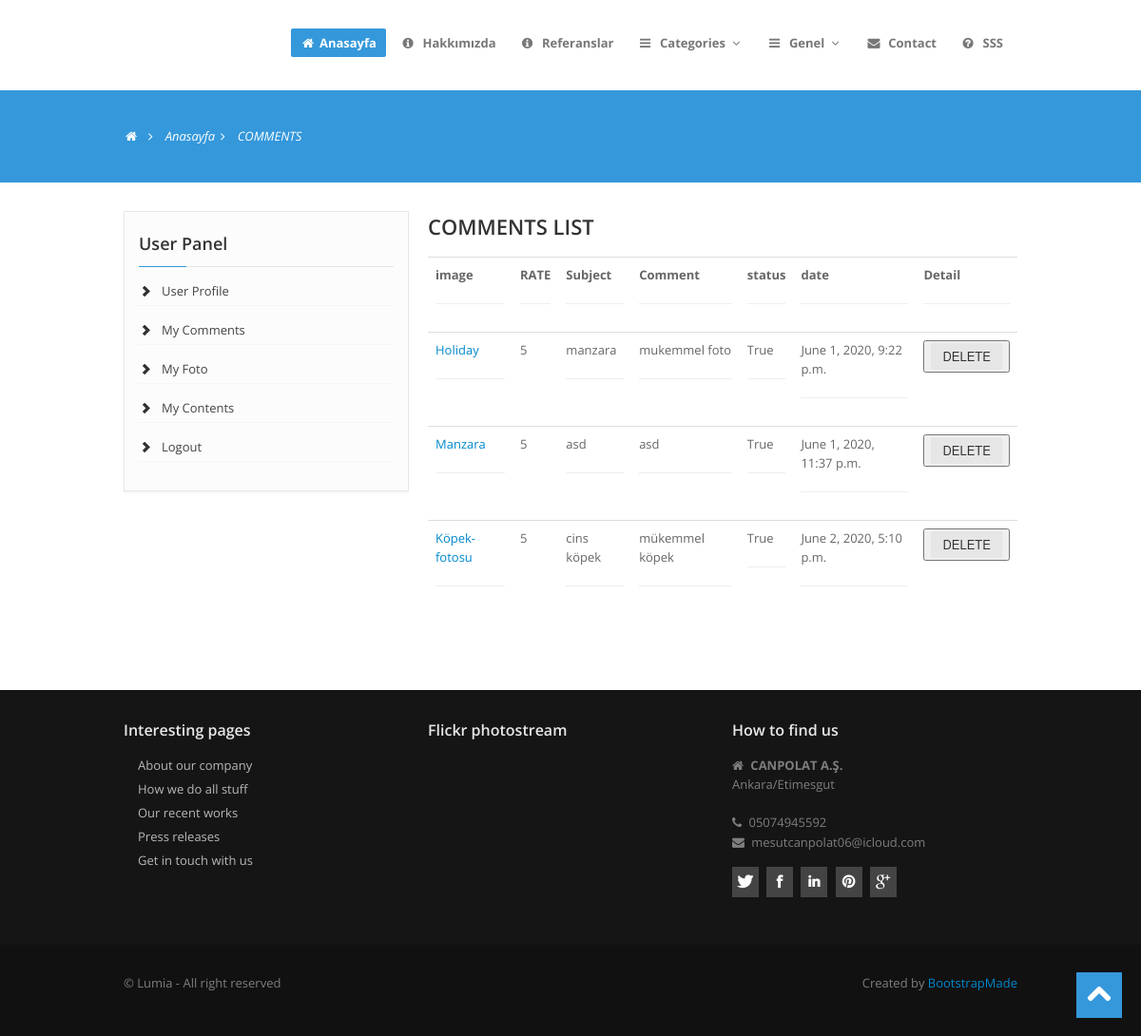
/user/comments/ (signed in), run on the app's committed database.
### images/models.py (models this page shows, shortened)
class Comment(models.Model):
    STATUS = {
        ('New', 'Yeni'),
        ('True', 'Evet'),
        ('False', 'Hayır')
    }
    image = models.ForeignKey(Images, on_delete=models.CASCADE)
    user = models.ForeignKey(User, on_delete=models.CASCADE)
    subject = models.CharField(max_length=50)
    comment = models.TextField(max_length=200, blank=True)
    rate = models.IntegerField(blank=True)
    status = models.CharField(max_length=10, choices=STATUS, default="New")
    ip = models.CharField(blank=True, max_length=20)
    create_at = models.DateTimeField(auto_now_add=True)
    update_at = models.DateTimeField(auto_now=True)

class Images(models.Model):
    STATUS = {
        ('True', 'Evet'),
        ('False', 'Hayır')
    }
    user = models.ForeignKey(User, on_delete=models.CASCADE, null=True)
    category = models.ForeignKey(Category, on_delete=models.CASCADE)  # relation with Category table
    title = models.CharField(max_length=150)
    keywords = models.CharField(blank=True, max_length=255)
    description = models.CharField(blank=True, max_length=255)
    image = models.ImageField(blank=True, upload_to='images/')
    detail = RichTextUploadingField()
    slug = models.SlugField(null=False, unique=True)
    status = models.CharField(max_length=10, choices=STATUS)
    create_at = models.DateTimeField(auto_now_add=True)
    update_at = models.DateTimeField(auto_now=True)
    def image_tag(self):
        return mark_safe('<img src="{}" height="50"/>'.format(self.image.url))
    image_tag.short_description = 'Image'

### home/models.py (models this page shows, shortened)
class Setting(models.Model):
    STATUS = {
        ('True', 'Evet'),
        ('False', 'Hayır')
    }
    title = models.CharField(max_length=150)
    keywords = models.CharField(max_length=255)
    description = models.CharField(max_length=255)
    company = models.CharField(max_length=50)
    address = models.CharField(blank=True, max_length=150)
    phone = models.CharField(blank=True, max_length=15)
    fax = models.CharField(blank=True, max_length=15)
    email = models.CharField(blank=True, max_length=50)
    smtpserver = models.CharField(blank=True, max_length=20)
    smtpemail = models.CharField(blank=True, max_length=20)
    smtppassword = models.CharField(blank=True, max_length=10)
    smtpport = models.CharField(blank=True, max_length=5)
    icon = models.ImageField(blank=True, upload_to='images/')
    facebook = models.CharField(blank=True, max_length=50)
    instagram = models.CharField(blank=True, max_length=50)
    twitter = models.CharField(blank=True, max_length=50)
    aboutus = RichTextUploadingField(blank=True)
    contact = RichTextUploadingField(blank=True)
    references = RichTextUploadingField(blank=True)
    status = models.CharField(max_length=10, choices=STATUS)
    create_at = models.DateTimeField(auto_now_add=True)
    update_at = models.DateTimeField(auto_now=True)

### user/views.py (the view)
# urls.py: path('comments/', views.comments, name='comments'),
@login_required(login_url='/login')
def comments(request):
    setting = Setting.objects.get(pk=1)
    menu = Menu.objects.all()
    category = Category.objects.all()
    current_user = request.user
    comments = Comment.objects.filter(user_id=current_user.id )
    context = {
        'setting': setting,
        'menu': menu,
        'category': category,
        'comments': comments,
    }
    return render(request, 'user_comments.html', context)

### user/templates/user_comments.html (shortened to what this page needs)
{% extends "homebase.html" %}
{% block content %}
    <section id="subintro">
        <div class="container">
            <div class="row">
                <div class="span8">
                    <ul class="breadcrumb">
                        <li><a href="#"><i class="icon-home"></i></a><i class="icon-angle-right"></i></li>
                        <li><a href="/">Anasayfa</a><i class="icon-angle-right"></i></li>
                        <li class="active">COMMENTS</li>
                    </ul>
                </div>
            </div>
        </div>
    </section>
    <section id="maincontent">
        <div class="container">
            <div class="row">
                <div class="span4">
                    <aside>
                        <div class="widget">
                            {% include "user_panel.html" %}
                        </div>
                    </aside>
                </div>
                <div class="span8">
                    <div class="section-title">
                        <h3 class="title">COMMENTS LIST</h3>
                    </div>
                    <div class="cart-table clearfix">
                        <table class="table table-responsive">
                            <tr>
                                <th class="text-left"><span>image </span><hr></th>
                                <th class="text-left">RATE</span><hr> </th>
                                <th class="text-left"><span>Subject </span><hr></th>
                                <th class="text-left"><span>Comment</span><hr></th>
                                <th class="text-left"><span>status</span><hr></th>
                                <th class="text-left"><span>date</span><hr></th>
                                <th class="text-left"><span>Detail</span><hr></th>
                            </tr>
                            {% for rs in comments %}
                                <tr>
                                    <td class="text-left"><span>
                                <a href="/images/{{rs.image_id}}/{{rs.image.slug}}">
                                {{ rs.image.title}}
                                </a>
                            </span><hr></td>
                                    <td class="text-left">{{ rs.rate}}</td>
                                    <td class="text-left"><span>{{ rs.subject}}</span><hr> </td>
                                    <td class="text-left"><span>{{ rs.comment}} </span><hr></td>
                                    <td class="text-left"><span>{{ rs.status}} </span><hr></td>
                                    <td class="text-left"><span>{{ rs.create_at}} </span><hr></td>
                                    <td class="text-left"><button><a class="btn karl-checkout-btn" href="/user/deletecomment/{{ rs.id}}" onclick = "myFunction()" >DELETE</a></button> </td>
                                </tr>
                            {% endfor %}
                        </table>
                    </div>
                </div>
            </div>
        </div>
    </section>
{% endblock %}

### home/templates/footer.html (shortened to what this page needs)
    <footer class="footer">
      <div class="container">
        <div class="row">
          <div class="span4">
            <div class="widget">
              <h5>Interesting pages</h5>
              <ul class="regular">
                <li><a href="#">About our company</a></li>
                <li><a href="#">How we do all stuff</a></li>
                <li><a href="#">Our recent works</a></li>
                <li><a href="#">Press releases</a></li>
                <li><a href="#">Get in touch with us</a></li>
              </ul>
            </div>
          </div>
          <div class="span4">
            <div class="widget">
              <h5>Flickr photostream</h5>
            </div>
          </div>
          <div class="span4">
            <div class="widget">
              <h5>How to find us</h5>
              <address>
								<i class="icon-home"></i> <strong>{{setting.company}}</strong><br>
								{{setting.address}}
								</address>
              <p>
                <i class="icon-phone"></i> {{setting.phone}}<br>
                <i class="icon-envelope-alt"></i> {{setting.email}}
              </p>
            </div>
            <div class="widget">
              <ul class="social">
                <li><a href="https://www.twitter.com/{{setting.twitter}}" data-placement="bottom" title="Twitter"><i class="icon-twitter icon-square icon-32"></i></a></li>
                <li><a href="https://www.facebook.com/{{ setting.facebook }}" data-placement="bottom" title="Facebook"><i class="icon-facebook icon-square icon-32"></i></a></li>
                <li><a href="#" data-placement="bottom" title="Linkedin"><i class="icon-linkedin icon-square icon-32"></i></a></li>
                <li><a href="#" data-placement="bottom" title="Pinterest"><i class="icon-pinterest icon-square icon-32"></i></a></li>
                <li><a href="mailto:{{setting.email}}" data-placement="bottom" title="Google plus"><i class="icon-google-plus icon-square icon-32"></i></a></li>
              </ul>
            </div>
          </div>
        </div>
      </div>
      <div class="verybottom">
        <div class="container">
          <div class="row">
            <div class="span6">
              <p>
                &copy; Lumia - All right reserved
              </p>
            </div>
            <div class="span6">
              <div class="pull-right">
                <div class="credits">
                  Created by <a href="https://bootstrapmade.com/">BootstrapMade</a>
                </div>
              </div>
            </div>
          </div>
        </div>
      </div>
    </footer>
  <a href="#" class="scrollup"><i class="icon-chevron-up icon-square icon-48 active"></i></a>
 {% load static %}

### home/static/assets/css/style.css (style rules this page uses)
.row { margin-bottom:30px; }
#maincontent { z-index:1000; margin-top:0px; }
section#subintro { width: 100%; color: #fff; height:auto; margin: 0 auto; padding: 0; margin-bottom:30px; }
.scrollup { position:fixed; width:48px; height:48px; bottom:20px; right:20px; }
a.scrollup { outline:0; }
aside { background:#fcfcfc; padding:20px 15px 0 15px; margin: 0 0 30px 0; border: 1px solid #e6e6e6; -webkit-box-shadow: 0 2px 0 rgba(0,0,0,0.03); -moz-box-shadow: 0 2px 0 rgba(0,0,0,0.03); box-shadow: 0 2px 0 rgba(0,0,0,0.03); -webkit-box-sizing: border-box; -moz-box-sizing: border-box; box-sizing: border-box; }
aside .widget { margin-bottom:30px; }
[class^="icon-"], [class*=" icon-"] { float:none; }
.icon-square, .icon-rounded, .icon-plain, .icon-circled { margin: 10px 10px 10px 0; display: inline-block !important; text-align: center !important; color: #fff; width: 18px; height: 18px; padding:3px; font-size: 12px; line-height: 18px; text-shadow:none; cursor: pointer; }
.icon-square { background-color: #444; }
[class^="icon-"], [class*=" icon-"] { margin-top: 1px; margin-right: .3em; }
.icon-32 { width: 24px; height: 24px; padding:4px; font-size: 16px; line-height: 24px; }
.icon-48 { width: 32px; height: 32px; padding:8px; font-size: 28px; line-height: 30px; }
#subintro .breadcrumb { margin:30px 0 0; background:none; }
#subintro ul.breadcrumb li { margin-bottom:0; padding-bottom:0; color:#fff; font-style:italic; }
#subintro ul.breadcrumb li a { color:#fff; }
.breadcrumb > li { display: inline-block; *display: inline; line-height:1.6em; *zoom: 1; }
footer { padding-top:30px; color:#7e7e7e; }
footer.footer { background:#151515; }
footer h1, footer h2, footer h3, footer h4, footer h5, footer h6 { color:#e8e8e8; }
footer .verybottom { padding-top:30px; background:#111; }
footer ul.regular li a, footer .nav-list li.nav-header { text-shadow:none; color:#b8b8b8; }
footer ul.regular,footer ul.nav { margin-left:0; list-style:none; }
footer ul.regular li { background-attachment: scroll; background: url(../img/list/white-arrow.png) no-repeat 0 5px; padding-left:15px; margin-top:5px; margin-left:0; }
ul.social { list-style:none; margin-left:0; }
ul.social li { display:inline; }

### home/static/assets/color/default.css (style rules this page uses)
a { color: #3498db; }
[class^="icon-"].active, [class*=" icon-"].active { background-color: #3498db; }
section#subintro { background: #3498db; }

### home/static/assets/css/overwrite.css (style rules this page uses)
body { margin: 0; font-family:'Open Sans', Arial, sans-serif; font-size: 13px; line-height: 1.6em; color: #666; background-color: #ffffff; }
p { margin: 0 0 15px; }
a { color: #0088cc; text-decoration: none; }
h1, h2, h3, h4, h5, h6 { color:#333; font-family: 'Open Sans', sans-serif; font-weight:600; line-height:1.5em; margin-top:0; margin-bottom:15px; }
h3 { font-size: 22px; }
h5 { font-size: 16px; }
.btn { display: inline-block; *display: inline; *zoom: 1; padding: 4px 12px; margin-bottom: 0; font-size: 13px; line-height: 20px; text-align: center; vertical-align: middle; cursor: pointer; color: #333333; text-shadow: none; background-color: #e6e6e6; background-image:none; border:none; *border: 0; *margin-left: .3em; -webkit-box-shadow: none; -moz-box-shadow: none; box-shadow: none; -webkit-border-radius: 2px; -moz-border-radius: 2px; border-radius: 2px; }
.btn:first-child { *margin-left: 0; }
.breadcrumb { padding: 8px 0; background-color: #fff; -webkit-border-radius: 0; -moz-border-radius: 0; border-radius: 0; }
.breadcrumb > li { text-shadow: none; }

### data on the page
Comment: image "Holiday", rate "5", subject "manzara", comment "mukemmel foto", status "True", create_at "June 1, 2020, 9:22 p.m."
Comment: image "Manzara", rate "5", subject "asd", comment "asd", status "True", create_at "June 1, 2020, 11:37 p.m."
Comment: image "Köpek-fotosu", rate "5", subject "cins köpek", comment "mükemmel köpek", status "True", create_at "June 2, 2020, 5:10 p.m."
Setting: company "CANPOLAT A.Ş.", address "Ankara/Etimesgut", phone "05074945592", email "mesutcanpolat06@icloud.com"
